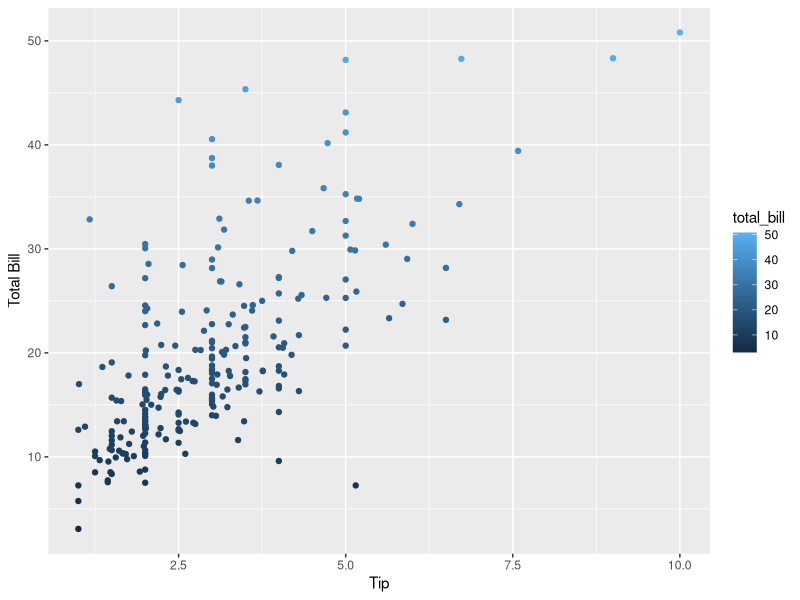
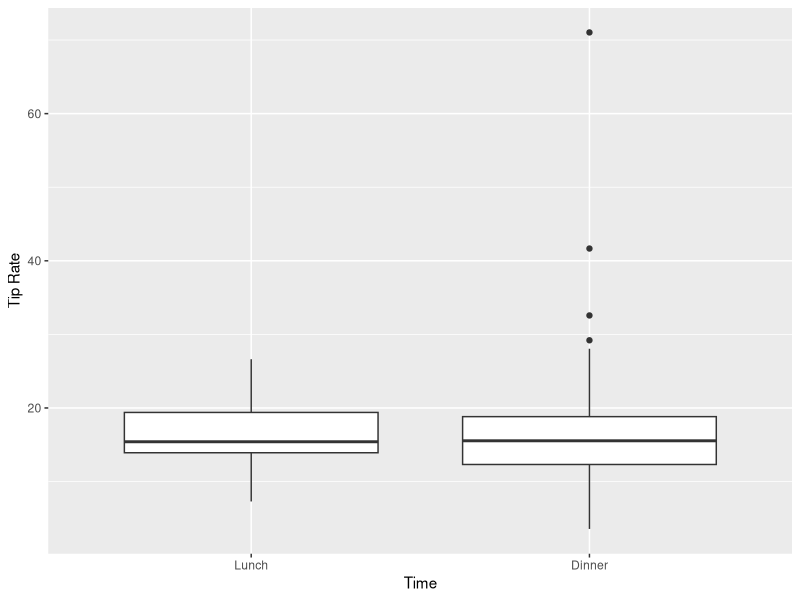
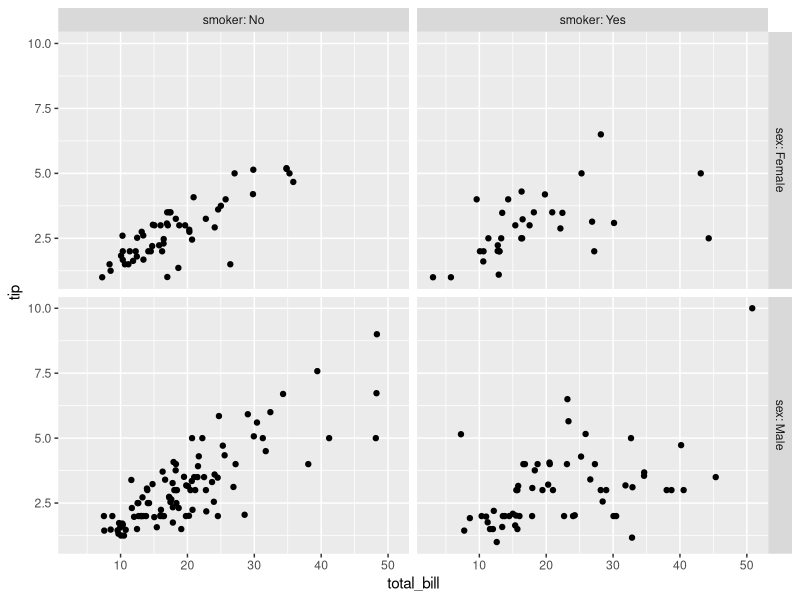
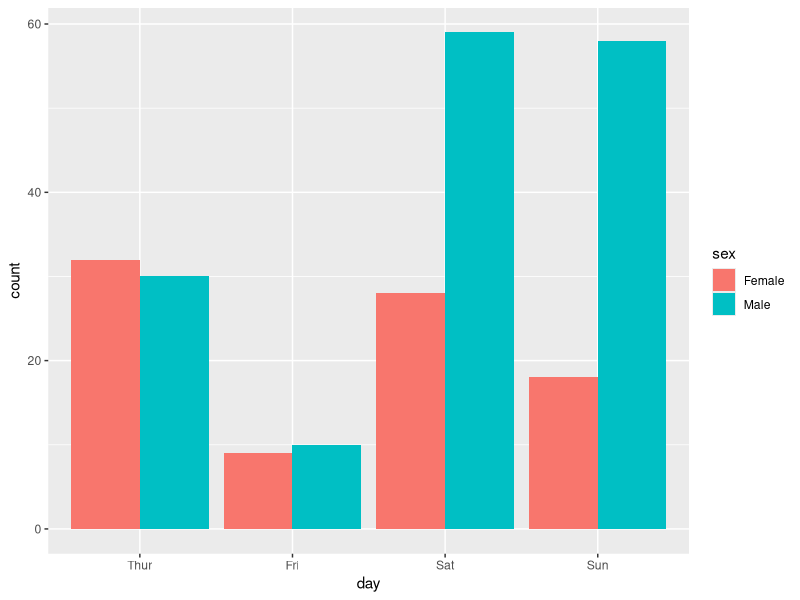

Source code (R) for these figures, in order:
## ---- chunk 1
knitr::opts_chunk$set(echo = TRUE)
## ---- chunk 2
data(tips, package="reshape2")
## ---- chunk 3
numParty<-nrow(tips)
numParty
## ---- chunk 4
str(tips)

## ---- chunk 5
day<-factor(tips$day,levels = c("Thur","Fri","Sat","Sun"))
day
## ---- chunk 6
female5<-subset(tips,size>=5 &sex=="Female")
female5
## ---- chunk 7
library(ggplot2)
ggplot(tips,aes(x=tip,y=total_bill, color=total_bill))+geom_point()+xlab("Tip")+ylab("Total Bill")
## ---- chunk 8
tips$tiprate<-tips$tip/tips$total_bill*100
mean(tips$tiprate)
## ---- chunk 9
rev_time <- rev(levels(tips$time))
temp=factor(tips$time,levels = rev_time)
ggplot(tips,aes(x= temp, y =tiprate))+geom_boxplot()+xlab("Time")+ylab("Tip Rate")
## ---- chunk 10
#ggplot(tips,aes(x=total_bill,y=tip))+geom_point(aes(color=sex))
ggplot(tips,aes(x=total_bill,y=tip))+geom_point()+facet_grid(sex ~ smoker,labeller = label_both)
## ---- chunk 11
str(tips)
s<-factor(tips$day,levels = c("Thur","Fri","Sat","Sun"))
tips$day<-s
ggplot(tips,aes(day))+geom_bar(aes(fill=sex),position="dodge")
